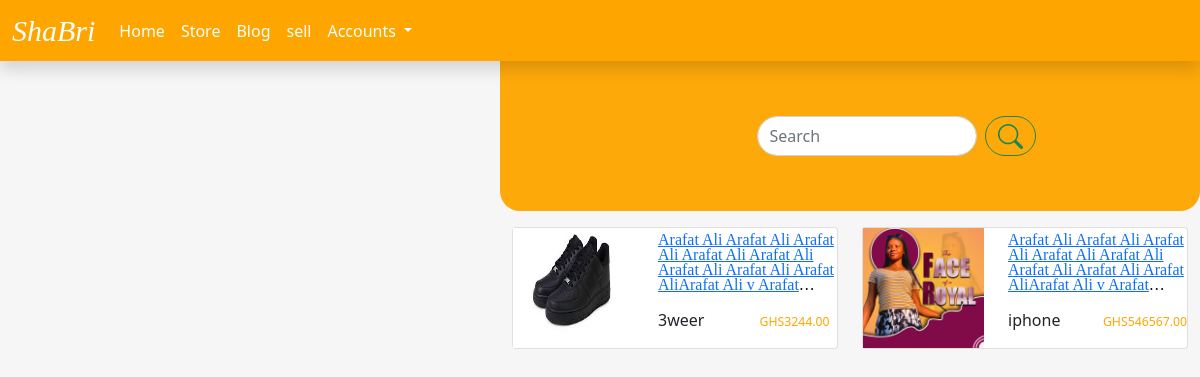
Page /foot_wears/ on the committed database.
### store/models.py (models this page shows, shortened)
class Items(models.Model):
    Name = models.CharField(max_length=100)
    Cat = [
        ('Choose item category','Choose item category'),
        ('Phones','Phones'),
        ('Accessories','Accessories'),
        ('Sneakers','Sneakers'),
        ('Others','Others'),
    ]
    Category = models.CharField(max_length=50, choices=Cat,default='Choose item category')
    Description = models.CharField(max_length=500)
    Location = models.CharField(max_length=100)
    number = models.CharField(max_length=15)
    Price = models.DecimalField(max_digits=10,decimal_places=2)
    image = models.FileField(upload_to = 'products')
    approved = models.BooleanField(default=False)
    date_added = models.DateTimeField(auto_now_add=True)
    class Meta:
        ordering = ['-date_added']
    def cat2(self):
        return self.Category == "Sneakers"

### store/views.py (the view)
def sneaker(request):
    cat_prods = Items.objects.all()
    if request.method == "GET":
        query = request.GET.get("q")
        queryset = Q(Name__icontains=query)|Q(Description__icontains=query)
        if query:
            result = Items.objects.filter(queryset)
        else:
            result = cat_prods
    context = {'cat_prods':cat_prods,
               'query':query,
               'queryset':queryset,
               'cat_prods':cat_prods,
               'result':result
               }
    return render(request,'store/sneakers.html',context)

### templates/store/sneakers.html (shortened to what this page needs)
{% extends 'partial/base.html' %}
{% block content %}
{% include 'partial/nav.html'%}
<div class='col-lg-7 offset-lg-5 mb-5'>
    <div class="col afnav">
        <div>
            <div class='col col-lg-6 d-none d-lg-block d-md-block'>
                <form class="d-flex" id="search" method="GETS" action="{% url 'store' %}">
                    <input class="form-control me-2" id="search" name="q" type="search" placeholder="Search" aria-label="Search">
                    <button class="btn btn-outline-success" type="submit" id='bbt'>
                    </button>
                </form>
            </div>
        </div>
    </div>
    <div class='container-fluid'>
        <div class="row row-cols-lg-2">
            {% if not query %}
            {% for i in cat_prods %}
                {% if i.cat2 %}
                <div class="container">
                    <div class="card mt-3">
                        <div class="row">
                            <div class='col col-5'>
                                <a href="{% url 'phone_detail' i.pk %}">
                                    <img class='w-100' src="{{ i.image.url }}" alt="" id="phone">
                                </a>
                            </div>
                            <div class='col col-7'>
                                <div class="row">
                                <p id='desc'><a href="{% url 'phone_detail' i.pk %}">{{i.Description}}</a></p>
                                </div>
                                <div class="row">
                                    <div class='col'>
                                    <p>{{i.Name}}</p>
                                    </div>
                                    <div class='col'>
                                        <p style='color:orange;'><small><small>GHS{{i.Price}}</small></small></p>
                                    </div>
                                </div>
                            </div>
                        </div>
                    </div>
                </div>
                {% endif %}
            {% endfor %}
            {% endif %}
        </div>
    </div><br><br><br>
</div>
{% include "partial/footer.html" %}<br><br>
{% endblock %}

### static/css/style.css (style rules this page uses)
* { margin:0; padding:0px; }
body { background-color: rgb(246, 246, 246); }
.afnav { height: 150px; width: 100%; background-color: rgb(254, 169, 10); align-items: center; justify-content: center; display: flex; border-bottom-left-radius: 20px; border-bottom-right-radius:20px; }
#search { width: 220px; border-radius: 20px; margin-left: 5%; margin-right: 10%; }
#bbt { border-radius: 40px; }
#desc { overflow-wrap: break-word; overflow:hidden; text-decoration: none; color:black; display: -webkit-box; -webkit-line-clamp:4; -webkit-box-orient:vertical; margin-top: 4px; font-family: 'Calibri'; font-weight:lighter; line-height: 15px; }
#phone { height: 120px; width: 120px; }

### rows in the picture
Items: image (picture), Description "Arafat Ali Arafat Ali Arafat Ali Arafat Ali Arafat Ali Arafat Ali Arafat Ali Arafat AliArafat Ali v…", Name "3weer", Price "3244.00"
Items: image (picture), Description "Arafat Ali Arafat Ali Arafat Ali Arafat Ali Arafat Ali Arafat Ali Arafat Ali Arafat AliArafat Ali v…", Name "iphone", Price "546567.00"
